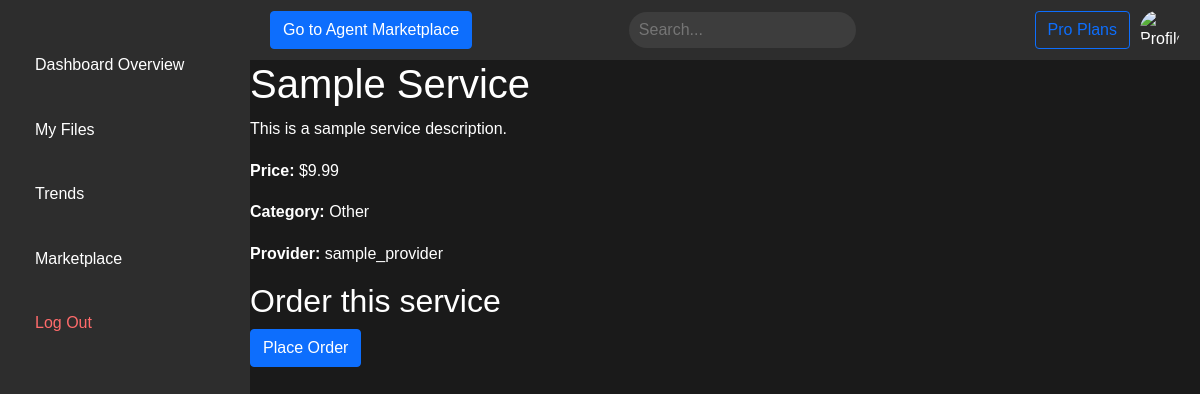
Page /marketplace/service/1/ (signed in) on the committed database.
### marketplace/models.py (models this page shows, shortened)
class Service(models.Model):
    CATEGORY_CHOICES = [
        ('design', 'Graphic Design'),
        ('video', 'Video Editing'),
        ('writing', 'Content Writing'),
        ('marketing', 'Social Media Marketing'),
        ('other', 'Other'),
    ]
    provider = models.ForeignKey(User, on_delete=models.CASCADE, related_name='provided_services')
    title = models.CharField(max_length=100)
    description = models.TextField()
    price = models.DecimalField(max_digits=10, decimal_places=2)
    category = models.CharField(max_length=20, choices=CATEGORY_CHOICES)
    created_at = models.DateTimeField(auto_now_add=True)

### marketplace/views.py (the view)
# urls.py: path('service/<int:service_id>/', views.service_detail, name='service_detail'),
@login_required
def service_detail(request, service_id):
    service = get_object_or_404(Service, id=service_id)
    if request.method == 'POST':
        form = OrderForm(request.POST)
        if form.is_valid():
            order = form.save(commit=False)
            order.client = request.user
            order.service = service
            order.save()
            messages.success(request, f"You have successfully ordered {service.title}")
            return redirect('order_list')
    else:
        form = OrderForm()
    return render(request, 'marketplace/service_detail.html', {'service': service, 'form': form})

### marketplace/forms.py
class OrderForm(forms.ModelForm):
    class Meta:
        model = Order
        fields = []  # We don't need any fields as we'll set them in the view

### templates/marketplace/service_detail.html (shortened to what this page needs)
{% extends 'base.html' %}
{% block content %}
<h1>{{ service.title }}</h1>
<p>{{ service.description }}</p>
<p><strong>Price:</strong> ${{ service.price }}</p>
<p><strong>Category:</strong> {{ service.get_category_display }}</p>
<p><strong>Provider:</strong> {{ service.provider.username }}</p>
<h2>Order this service</h2>
<form method="post">
    <button type="submit" class="btn btn-primary">Place Order</button>
</form>
{% endblock %}

### static/css/base.css (style rules this page uses)
* { font-family: Verdana, Geneva, Tahoma, sans-serif; color: #ffffff; }
body { font-family: Arial, sans-serif; line-height: 1.6; margin: 0; padding: 0; }
:root { --bg-color: #1a1a1a; --text-color: #ffffff; --primary-color: #6200ee; --secondary-color: #03dac6; --accent-color: #bb86fc; }
body.dark-theme { background-color: var(--bg-color); color: var(--text-color); font-family: 'Arial', sans-serif; }

### static/css/dashboard.css (style rules this page uses)
.search-bar, .chat-icon, .btn { transition: box-shadow 0.3s ease-in-out; }

### rows in the picture
Service: title "Sample Service", description "This is a sample service description.", price "9.99", category "Other", provider.username "sample_provider"
